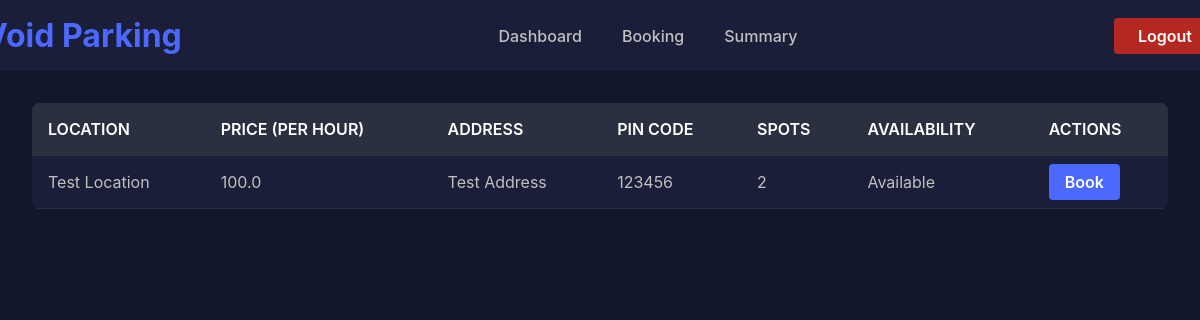
The app's page /user/booking, older data.
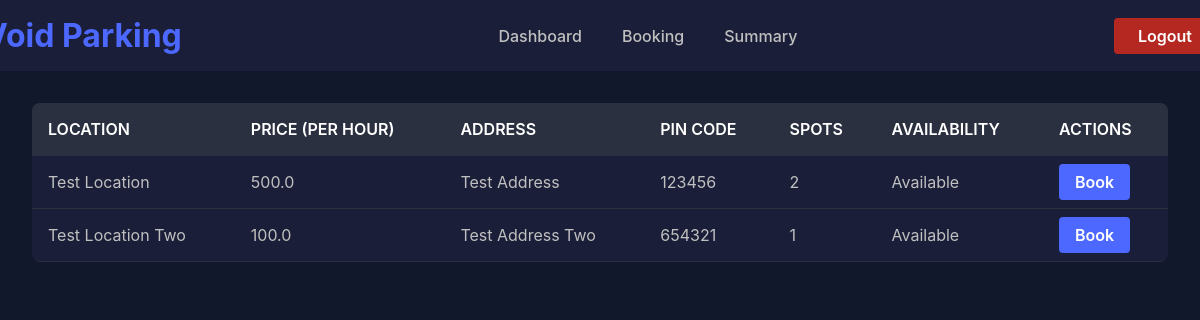
The same page, newer data.
### backend/models.py (models this page shows)
class ParkingLot(db.Model):
  __tablename__ = 'parkinglot'
  id = db.Column(db.Integer, primary_key=True)
  location = db.Column(db.String, nullable=False)
  price = db.Column(db.Float, nullable=False)
  address = db.Column(db.String, nullable=False, unique=True)
  pincode = db.Column(db.String, nullable=False)
  max_spots = db.Column(db.Integer, nullable=False)
  spots = db.relationship('ParkingSpot', backref='lot', cascade='all, delete')

### backend/routes.py (the view)
@main.route('/user/booking')
def booking():
  lots = ParkingLot.query.all()
  for lot in lots:
    lot.available = False
    for spot in lot.spots:
      if spot.status == 'A':
        lot.available = True
        break
  return render_template('/user/booking.html', lots=lots)

### templates/user/booking.html (shortened to what this page needs)
{% extends '/user/user_base.html' %}
{% block content %}
{% if lots %}
  <table>
    <tr>
      <th> Location </th>
      <th> Price (Per Hour) </th>
      <th> Address </th>
      <th> Pin Code </th>
      <th> Spots </th>
      <th> Availability </th>
      <th> Actions </th>
    </tr>
    {% for lot in lots %}
    <tr>
      <td> {{ lot.location }} </td>
      <td> {{ lot.price }} </td>
      <td> {{ lot.address }} </td>
      <td> {{ lot.pincode }} </td>
      <td> {{ lot.max_spots }} </td>
      <td>
        {% if lot.available %}
          Available
        {% else %}
          Full
        {% endif %}
      </td>
      <td>
        <a href="{{ url_for('main.book', lot_id=lot.id) }}" class="book-btn"> Book </a>
      </td>
    </tr>
    {% endfor %}
  </table>
{% else %}
  <p> No lots available! </p>
{% endif %}
{% endblock %}

Row changes from the older to the newer data that the page shows:
changed ParkingLot "Test Location": price "100.0" → "500.0"
added ParkingLot: location "Test Location Two", price "100.0", address "Test Address Two", pincode "654321", max_spots "1"
